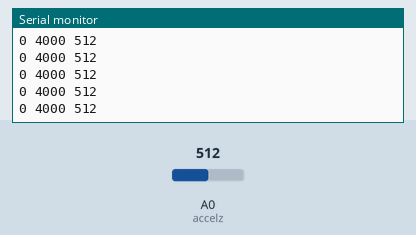
Bench run of a sketch on a simulated Arduino Uno, built with avr-gcc and run on an emulated ATmega328P. Parts: the last lines printed to the serial monitor. The test bench sets the inputs (shaded band); at power-on: A0 (accelz) = 512.

Above: at 1.2 s.
1.3 s: A0 (accelz) set to 716
At 2.3 s:
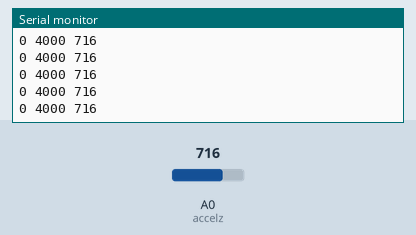
2.8 s: A0 (accelz) set to 900
At 3.8 s:
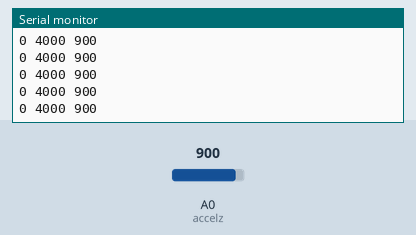
Timing chart, 0 to 5.8 s (numbered marks = the images above; inputs shaded):
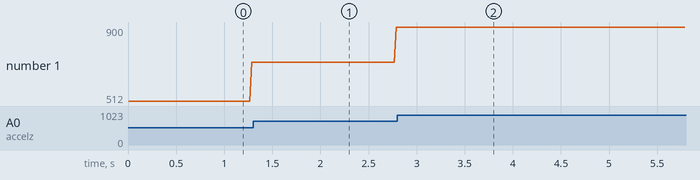

Measured:
- after the input at 1.3 s, the serial monitor: prints a new line at once (image 1)
- after the input at 2.8 s, the serial monitor: prints a new line at once (image 2)
- plotted number 1: 716 → 900 after the input at 1.3 s

The sketch:

Accelerometers.ino
```cpp
int accelz=A0;
int timer;
int delayed=20;
void setup() {
  // put your setup code here, to run once:
  pinMode(accelz,INPUT);
  Serial.begin(9600);

}

void loop() {
  // put your main code here, to run repeatedly:
  int accelz_val=analogRead(accelz);
  Serial.println(accelz_val);
  Serial.print(0);
  Serial.print(" ");
  Serial.print(4000);
  Serial.print(" ");
  //Serial.println((accelz_val/4096)*3.3);
  timer=millis();
  while(millis()<delayed+timer){
  }
}
```
